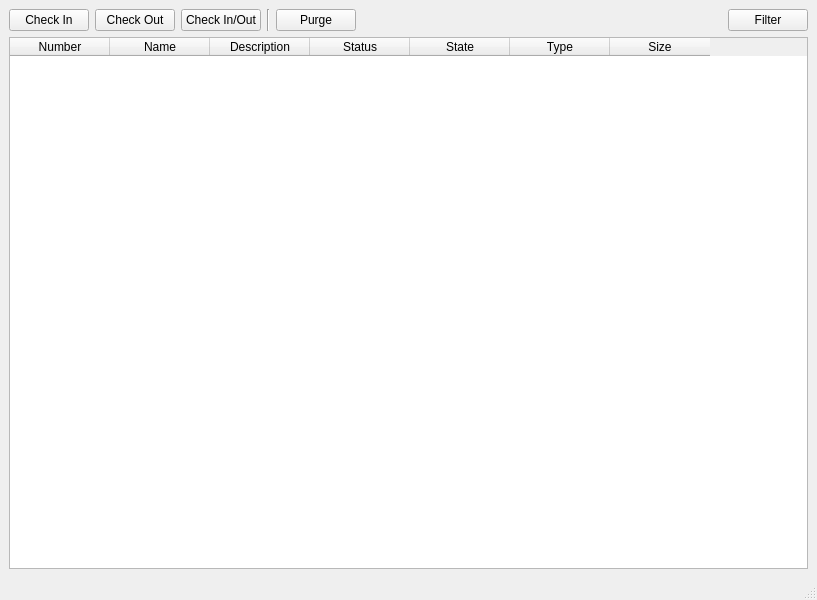
<?xml version="1.0" encoding="UTF-8"?>
<ui version="4.0">
 <class>MainWindow</class>
 <widget class="QMainWindow" name="MainWindow">
  <property name="geometry">
   <rect>
    <x>0</x>
    <y>0</y>
    <width>817</width>
    <height>600</height>
   </rect>
  </property>
  <property name="windowTitle">
   <string>MainWindow</string>
  </property>
  <widget class="QWidget" name="centralwidget">
   <layout class="QGridLayout" name="gridLayout">
    <item row="0" column="0">
     <layout class="QHBoxLayout" name="layoutButtonbar">
      <item>
       <widget class="QPushButton" name="buttonCheckIn">
        <property name="text">
         <string>Check In</string>
        </property>
       </widget>
      </item>
      <item>
       <widget class="QPushButton" name="buttonCheckOut">
        <property name="text">
         <string>Check Out</string>
        </property>
       </widget>
      </item>
      <item>
       <widget class="QPushButton" name="buttonCheckInOut">
        <property name="text">
         <string>Check In/Out</string>
        </property>
       </widget>
      </item>
      <item>
       <widget class="Line" name="lineCI2P">
        <property name="orientation">
         <enum>Qt::Vertical</enum>
        </property>
       </widget>
      </item>
      <item>
       <widget class="QPushButton" name="buttonPurge">
        <property name="text">
         <string>Purge</string>
        </property>
       </widget>
      </item>
      <item>
       <spacer name="spacerpurge2filter">
        <property name="orientation">
         <enum>Qt::Horizontal</enum>
        </property>
        <property name="sizeHint" stdset="0">
         <size>
          <width>40</width>
          <height>20</height>
         </size>
        </property>
       </spacer>
      </item>
      <item>
       <widget class="QPushButton" name="buttonFilter">
        <property name="text">
         <string>Filter</string>
        </property>
       </widget>
      </item>
     </layout>
    </item>
    <item row="1" column="0">
     <widget class="QTableWidget" name="tableWorkspace">
      <column>
       <property name="text">
        <string extracomment="Optionally number">Number</string>
       </property>
       <property name="toolTip">
        <string extracomment="Optional number"/>
       </property>
      </column>
      <column>
       <property name="text">
        <string>Name</string>
       </property>
      </column>
      <column>
       <property name="text">
        <string>Description</string>
       </property>
      </column>
      <column>
       <property name="text">
        <string>Status</string>
       </property>
      </column>
      <column>
       <property name="text">
        <string>State</string>
       </property>
      </column>
      <column>
       <property name="text">
        <string>Type</string>
       </property>
      </column>
      <column>
       <property name="text">
        <string>Size</string>
       </property>
      </column>
     </widget>
    </item>
   </layout>
  </widget>
  <widget class="QMenuBar" name="menubar">
   <property name="geometry">
    <rect>
     <x>0</x>
     <y>0</y>
     <width>817</width>
     <height>22</height>
    </rect>
   </property>
  </widget>
  <widget class="QStatusBar" name="statusbar"/>
 </widget>
 <resources/>
 <connections/>
</ui>
